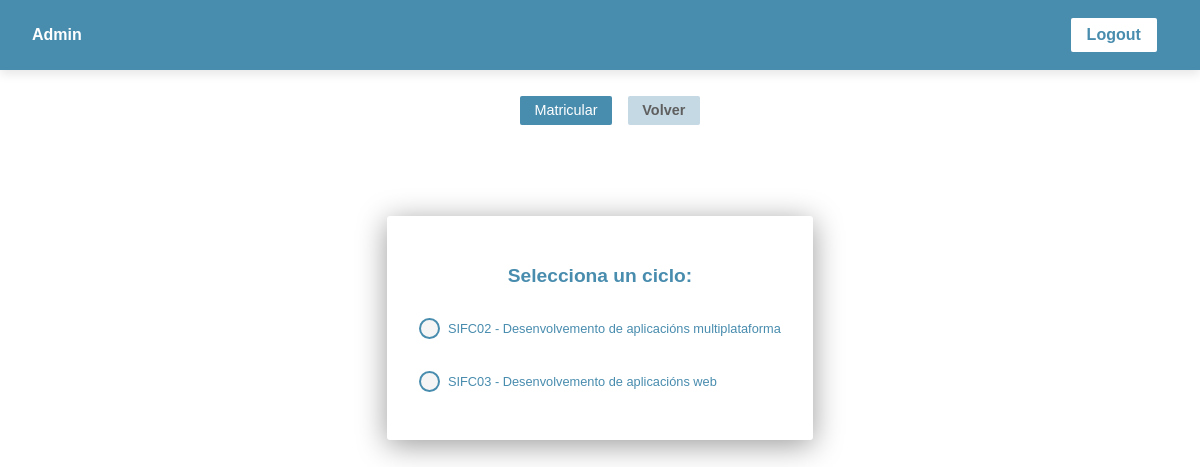
Screenshot of /APP-HORARIOS/matriculaCiclo.php (signed in) with the database file from the repository.
### tables this page shows
CREATE TABLE `usuario` (
  `id_user` int(11) NOT NULL,
  `name` varchar(50) NOT NULL,
  `lastname` varchar(50) NOT NULL,
  `email` varchar(100) NOT NULL,
  `dni` char(9) NOT NULL,
  `login` varchar(50) NOT NULL,
  `password` varchar(255) NOT NULL,
  `rol` enum('administrador','alumno') NOT NULL DEFAULT 'alumno',
  `curso` enum('1º','2º') DEFAULT NULL
);

CREATE TABLE `ciclo` (
  `id_ciclo` int(11) NOT NULL,
  `codigo` varchar(50) NOT NULL,
  `name` varchar(100) NOT NULL
);

### APP-HORARIOS/matriculaCiclo.php (the view, shortened to what this page needs)
<?php
require_once "conexion.php";
?>
<!DOCTYPE html>
<html lang="es">
<head>
    <link rel="stylesheet" href="css/formularios.css">
    <link rel="stylesheet" href="css/formulariosMovil.css">
</head>
<body>
    <nav class="navbar">
        <?php
        try {
            $pdoStatement = $pdo->prepare("SELECT name, lastname FROM usuario WHERE id_user = ?");
            $pdoStatement->bindParam(1, $_SESSION['usuario_id']);
            $pdoStatement->execute();
            $usuario = $pdoStatement->fetch();
            echo "<p>" . ucfirst($usuario['name']) . " " . ucwords($usuario['lastname']) . "</p>";
        } catch (PDOException $e) {
            echo "<p>Error al cargar los ciclos</p>";
            error_log("Error en la consulta: " . $e->getMessage());
        }
        ?>
        <a href="logout.php" class="logout">Logout</a>
    </nav>
    <div class="form-container">
    <?php
        try {
            $pdoStatement2 = $pdo->prepare("SELECT id_ciclo FROM usuario_ciclo WHERE id_user = ?");
            $pdoStatement2->bindParam(1, $_SESSION['usuario_id']);
            $pdoStatement2->execute();
            $ciclosUsuario = $pdoStatement2->fetchAll(PDO::FETCH_ASSOC);
            if (count($ciclosUsuario) == 0) {
                echo "<h2>Selecciona un ciclo:</h2>";
            }
        } catch (PDOException $e) {
            echo "<p>Error al cargar los ciclos</p>";
            error_log("Error en la consulta: " . $e->getMessage());
        }
    ?>
        <form action="validaMatriculaCiclo.php" method="post" id="matriculaForm" style="grid-template-columns: repeat(1, 1fr);">
                    <?php
                    if (count($ciclosUsuario) == 0) {
                        try {
                            $pdoStatement = $pdo->prepare("SELECT id_ciclo, codigo, name FROM ciclo ORDER BY name");
                            $pdoStatement->execute();
                            $ciclos = $pdoStatement->fetchAll(PDO::FETCH_ASSOC);
                            foreach ($ciclos as $ciclo) {
                                echo "<fieldset class='radioFieldeset'>";
                                echo "<input type='radio' name='ciclo'
                                        id='" . htmlspecialchars($ciclo['id_ciclo']) . "'
                                        value='" . htmlspecialchars($ciclo['id_ciclo']) . "'>";
                                echo "<label for='" . htmlspecialchars($ciclo['id_ciclo']) . "'>
                                        " . htmlspecialchars($ciclo['codigo'] . " - " . $ciclo['name']) ."</label><br>";
                                echo "</fieldset>";
                            }
                            echo "<div class='botones' style='left:42%'>";
                            echo "<input type='submit' value='Matricular'>";
                            echo "<a href='mostra.php' class='volver'>Volver</a>";
                            echo "</div>";
                        } catch (PDOException $e) {
                            echo "<p>Error al cargar los ciclos</p>";
                            error_log("Error en la consulta: " . $e->getMessage());
                        }
                    } else {
                        echo "<h2>Ya estás matriculado en un ciclo</h2>";
                        echo "<div class='botones' style='left:45%'>";
                        echo "<a href='mostra.php' class='volver'>Volver</a>";
                        echo "</div>";
                    }
                    ?>
        </form>
    </div>
</body>
</html>

### APP-HORARIOS/css/formularios.css (style rules this page uses)
.botones { width: fit-content; top: 80px; left: 40%; display: flex; gap: 1rem; justify-content: center; align-items: center; padding: 1rem; position: absolute; }
button, .volver { background-color: #488cae; color: white; border: none; padding: 0.4rem 0.9rem; cursor: pointer; display: block; transition: all 0.3s ease; width: 1.5rem; font-weight: 600; }
.volver { background-color: #c4d9e4; text-decoration: none; color: #5f5f5f; }
body { height: 80vh; display: flex; align-items: center; justify-content: center; font-size: 0.8rem; }
.form-container { background-color: #ffffff; padding: 3rem 2rem; border-radius: 3px; box-shadow: rgba(0, 0, 0, 0.4) 0px 5px 30px; width: max-content; display: flex; flex-direction: column; align-items: center; }
form { width: 100%; display: grid; grid-template-columns: repeat(3, 1fr); row-gap: 2rem; column-gap: 1rem; }
h2 { position: relative; top:-15px; color: #488cae; }
form fieldset { border: none; margin: 0; display: flex; flex-direction: column; padding: 0; }
.form-container label { color: #488cae; font-weight: bold; margin-bottom: 0.2rem; font-size: 0.8rem; }
.form-container input, .form-container select { width: -webkit-fill-available; padding: 0.8rem; border: 2px solid #488cae; border-radius: 4px; background-color: #f5f5f5; transition: all 0.3s ease; }
.form-container button[type="submit"], .form-container input[type="submit"], .volver { width: fit-content; padding: 0.4rem 0.9rem; background-color: #488cae; color: #ffffff; border: none; border-radius: 2px; font-size: 0.9rem; cursor: pointer; transition: all 0.3s ease; position: relative; }
.volver { background-color: #c4d9e4; text-decoration: none; color: #5f5f5f; border: none; border-radius: 2px; font-size: 0.9rem; }
.radioFieldeset { border: none; padding: 0; margin: 0; flex-direction: row; }
.radioFieldeset input[type="radio"], .radioFieldeset input[type="checkbox"] { margin: 0; padding: 0rem; margin-right: 0.5rem; width: 1.3rem; height: 1.3rem; cursor: pointer; }
.radioFieldeset label { margin: 0; font-weight: normal; cursor: pointer; text-align: center; }
.radioFieldeset:has(input[type="radio"]) label { align-content: center; }
.radioFieldeset input[type="radio"], .radioFieldeset input[type="checkbox"] { -webkit-appearance: none; -moz-appearance: none; appearance: none; border: 2px solid #488cae; border-radius: 2px; position: relative; }
.radioFieldeset input[type="radio"] { border-radius: 50%; }

### APP-HORARIOS/css/estiloGeneral.css (style rules this page uses)
body { font-size: 0.8rem; font-family: 'Arial', sans-serif; background-color: #ffffff; }
button, .volver, input[type="submit"], .logout { border: none; border-radius: 2px; cursor: pointer; display: inline-flex; align-items: center; justify-content: center; }

### APP-HORARIOS/css/navBar.css (style rules this page uses)
.navbar { background-color: #488cae; padding: 1rem 2rem; display: flex; justify-content: space-between; align-items: center; box-shadow: 0 4px 10px rgba(0, 0, 0, 0.1); width: 100%; box-sizing: border-box; position: fixed; top: 0; left: 0; z-index: 1000; height: 70px; }
.navbar p { color: #ffffff; margin: 0; font-size: 1rem; font-weight: bold; white-space: nowrap; }
.navbar .logout { background-color: #ffffff; color: #488cae; padding: 0.5rem 1rem; border-radius: 2px; text-decoration: none; font-size: 1rem; font-weight: bold; transition: background-color 0.3s ease; white-space: nowrap; margin-right: 0.7rem; }

### rows the page displays
usuario: name "Admin"
ciclo: codigo+name "SIFC02 - Desenvolvemento de aplicacións multiplataforma"
ciclo: codigo+name "SIFC03 - Desenvolvemento de aplicacións web"
